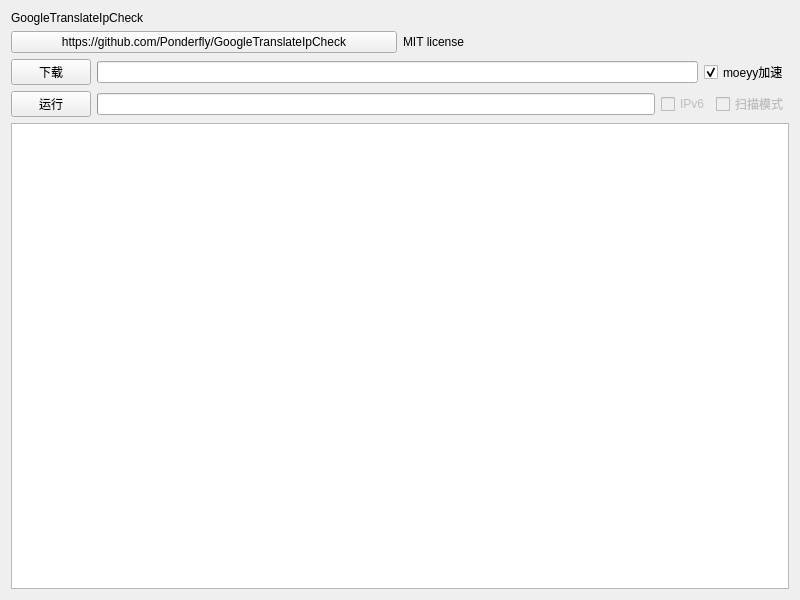
<?xml version="1.0" encoding="UTF-8"?>
<ui version="4.0">
 <class>FormIpCheck</class>
 <widget class="QWidget" name="FormIpCheck">
  <property name="geometry">
   <rect>
    <x>0</x>
    <y>0</y>
    <width>800</width>
    <height>600</height>
   </rect>
  </property>
  <property name="windowTitle">
   <string>Form</string>
  </property>
  <layout class="QGridLayout" name="gridLayout_4">
   <item row="3" column="0">
    <layout class="QGridLayout" name="gridLayout_3">
     <item row="0" column="1">
      <widget class="IndeterminateProgressBar" name="indeterminateProgressBar_run"/>
     </item>
     <item row="0" column="2">
      <widget class="CheckBox" name="checkBox_IPv6">
       <property name="enabled">
        <bool>false</bool>
       </property>
       <property name="text">
        <string>IPv6</string>
       </property>
      </widget>
     </item>
     <item row="0" column="3">
      <widget class="CheckBox" name="checkBox_s">
       <property name="enabled">
        <bool>false</bool>
       </property>
       <property name="text">
        <string>扫描模式</string>
       </property>
      </widget>
     </item>
     <item row="0" column="0">
      <widget class="PrimaryPushButton" name="primaryPushButton_run">
       <property name="text">
        <string>运行</string>
       </property>
       <property name="hasIcon" stdset="0">
        <bool>true</bool>
       </property>
      </widget>
     </item>
    </layout>
   </item>
   <item row="1" column="0">
    <layout class="QGridLayout" name="gridLayout">
     <item row="0" column="0">
      <widget class="HyperlinkLabel" name="HyperlinkLabel">
       <property name="text">
        <string>https://github.com/Ponderfly/GoogleTranslateIpCheck</string>
       </property>
       <property name="url">
        <url>
         <string>https://github.com/Ponderfly/GoogleTranslateIpCheck</string>
        </url>
       </property>
      </widget>
     </item>
     <item row="0" column="1">
      <widget class="BodyLabel" name="BodyLabel">
       <property name="text">
        <string>MIT license</string>
       </property>
      </widget>
     </item>
    </layout>
   </item>
   <item row="4" column="0">
    <widget class="PlainTextEdit" name="plainTextEdit_output">
     <property name="readOnly">
      <bool>true</bool>
     </property>
    </widget>
   </item>
   <item row="2" column="0">
    <layout class="QGridLayout" name="gridLayout_2">
     <item row="0" column="1">
      <widget class="ProgressBar" name="progressBar_download"/>
     </item>
     <item row="0" column="0">
      <widget class="PushButton" name="pushButton_download">
       <property name="text">
        <string>下载</string>
       </property>
       <property name="hasIcon" stdset="0">
        <bool>true</bool>
       </property>
      </widget>
     </item>
     <item row="0" column="2">
      <widget class="CheckBox" name="checkBox_moeyy">
       <property name="text">
        <string>moeyy加速</string>
       </property>
       <property name="checked">
        <bool>true</bool>
       </property>
      </widget>
     </item>
    </layout>
   </item>
   <item row="0" column="0">
    <widget class="TitleLabel" name="TitleLabel">
     <property name="text">
      <string>GoogleTranslateIpCheck</string>
     </property>
    </widget>
   </item>
  </layout>
 </widget>
 <customwidgets>
  <customwidget>
   <class>CheckBox</class>
   <extends>QCheckBox</extends>
   <header>qfluentwidgets</header>
  </customwidget>
  <customwidget>
   <class>PushButton</class>
   <extends>QPushButton</extends>
   <header>qfluentwidgets</header>
  </customwidget>
  <customwidget>
   <class>PrimaryPushButton</class>
   <extends>PushButton</extends>
   <header>qfluentwidgets</header>
  </customwidget>
  <customwidget>
   <class>BodyLabel</class>
   <extends>QLabel</extends>
   <header>qfluentwidgets</header>
  </customwidget>
  <customwidget>
   <class>TitleLabel</class>
   <extends>QLabel</extends>
   <header>qfluentwidgets</header>
  </customwidget>
  <customwidget>
   <class>HyperlinkLabel</class>
   <extends>QPushButton</extends>
   <header>qfluentwidgets</header>
  </customwidget>
  <customwidget>
   <class>ProgressBar</class>
   <extends>QProgressBar</extends>
   <header>qfluentwidgets</header>
  </customwidget>
  <customwidget>
   <class>IndeterminateProgressBar</class>
   <extends>QProgressBar</extends>
   <header>qfluentwidgets</header>
  </customwidget>
  <customwidget>
   <class>PlainTextEdit</class>
   <extends>QPlainTextEdit</extends>
   <header>qfluentwidgets</header>
  </customwidget>
 </customwidgets>
 <resources/>
 <connections/>
</ui>
